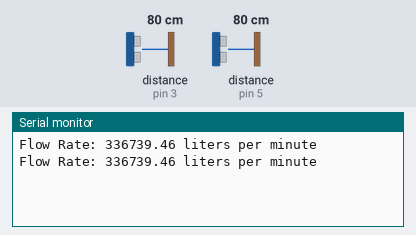
A program run on a simulated Arduino Uno, built with avr-gcc and run on an emulated ATmega328P. Shown: the last lines printed to the serial monitor. Inputs (shaded band) come from the test bench; at power-on: distance to the obstacle (sensors on pin 5, pin 3) 80 cm. The echo pulse lasts 58.3 µs per cm.

Above: at 2.9 s.
3.0 s: distance to the obstacle (sensor on pin 5) set to 250 cm
At 4.3 s:
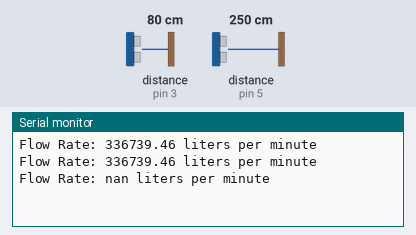
6.0 s: distance to the obstacle (sensor on pin 5) set to 18 cm
At 7.7 s:
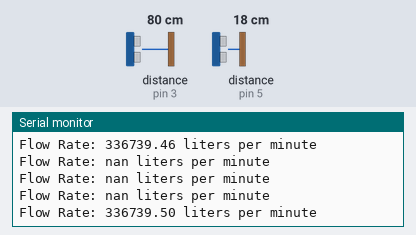

The program:

main.cpp
```cpp
#include <Arduino.h>
#include <NewPing.h>

// Function declarations
unsigned int measureTimeOfFlight();
void echoReceived();  // Callback function declaration
float calculateFlowRate(unsigned int duration);

const int trigTransmit = 2;  // Trigger pin for the transmitting ultrasonic sensor
const int echoTransmit = 3;  // Echo pin for the transmitting ultrasonic sensor
const int trigReceive = 4;   // Trigger pin for the receiving ultrasonic sensor
const int echoReceive = 5;   // Echo pin for the receiving ultrasonic sensor

NewPing sonarTransmit(trigTransmit, echoTransmit);
NewPing sonarReceive(trigReceive, echoReceive);

void setup() {
  Serial.begin(9600);
}

void loop() {
  delay(1000);  // Delay for stability

  // Measure the time taken for the ultrasonic pulse to travel from the transmit sensor to the receive sensor
  unsigned int duration = measureTimeOfFlight();

  // Calculate flow rate based on the measured time of flight
  float flowRate = calculateFlowRate(duration);

  // Print the flow rate
  Serial.print("Flow Rate: ");
  Serial.print(flowRate, 2);  // Print flow rate with 2 decimal places
  Serial.println(" liters per minute");
}

unsigned int measureTimeOfFlight() {
  unsigned int duration;
  unsigned int maxDistance = 200;  // Maximum expected distance between sensors in centimeters

  // Trigger the transmit sensor
  sonarTransmit.ping_timer(echoReceived, maxDistance * 2 * 29); // Trigger the transmit sensor and set the timeout

  // Wait for the signal to travel between sensors
  duration = sonarReceive.ping_median(5);  // Take the median of 5 ping readings from the receiving sensor

  // Ensure the duration is within a reasonable range
  if (duration > maxDistance * 2 * 29) {
    duration = 0;
  }

  return duration;
}

void echoReceived() {
  // Empty callback function for echoReceived
}

float calculateFlowRate(unsigned int duration) {
  // Speed of sound in air at 20 degrees Celsius is approximately 343 meters per second
  float speedOfSound = 343.0 / 100.0;  // Convert to centimeters per second
  float distance = duration * 0.5 * speedOfSound / 100.0;  // Convert duration to centimeters

  // Assume a known pipe diameter in centimeters
  const float pipeDiameter = 5.0;

  // Calculate flow rate based on the time of flight and pipe diameter
  float area = PI * pow((pipeDiameter / 2.0), 2);
  float velocity = distance / (duration / 1000000.0);  // Convert duration to seconds
  float flowRate = area * velocity;

  return flowRate;
}
```

Measured:
- after the input at 3.0 s, the serial monitor: prints a new line after 0.39 s (image 1)
- after the input at 6.0 s, the serial monitor: prints a new line after 0.79 s (image 2)
